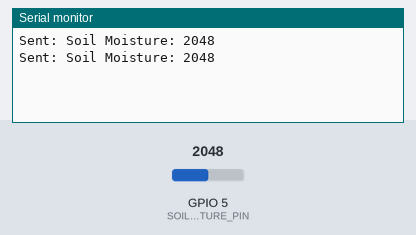
Recording of a sketch running on a simulated ESP32. On the bench: the last lines printed to the serial monitor. Inputs (shaded band) come from the test bench; at power-on: GPIO 5 (SOIL_MOISTURE_PIN) = 2048. No radio packets arrive unless stated.

Above: at 5.8 s.
5.9 s: GPIO 5 (SOIL_MOISTURE_PIN) set to 2866
At 11.5 s:
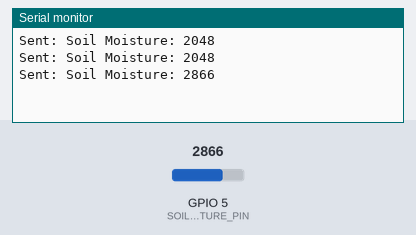
11.9 s: GPIO 5 (SOIL_MOISTURE_PIN) set to 3603
At 16.3 s:
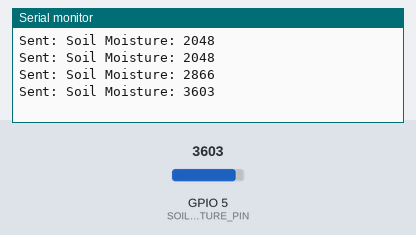
Timing chart, 0 to 17.8 s (numbered marks = the images above; inputs shaded):
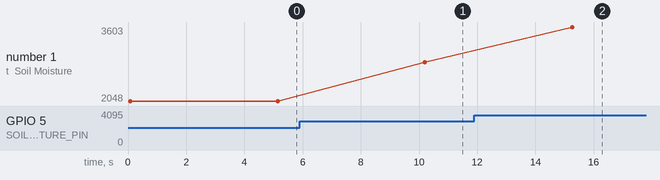

The sketch:

Soil_Moisture_Sensor_node.ino
```cpp
#include <Wire.h>
#include <LoRa.h>

#define SOIL_MOISTURE_PIN 5 // Pin connected to Soil Moisture Sensor
#define LORA_CS_PIN      18  // LoRa chip select pin
#define LORA_RST_PIN     14  // LoRa reset pin
#define LORA_IRQ_PIN     26  // LoRa interrupt pin

void setup() {
  Serial.begin(9600); // Initialize serial communication
  while (!Serial); // Wait until serial port is ready

  pinMode(SOIL_MOISTURE_PIN, INPUT); // Set Soil Moisture Sensor pin as input

  if (!LoRa.begin(433E6)) { // Initialize LoRa module at 433MHz frequency
    Serial.println("Starting LoRa failed!"); // Print error message if LoRa initialization fails
    while (1); // Halt the program
  }

  LoRa.setPins(LORA_CS_PIN, LORA_RST_PIN, LORA_IRQ_PIN); // Set LoRa pins
}

void loop() {
  int soilMoisture = analogRead(SOIL_MOISTURE_PIN); // Read soil moisture value from sensor

  String data = "Soil Moisture: " + String(soilMoisture); // Create data string containing soil moisture value
  LoRa.beginPacket(); // Start sending LoRa packet
  LoRa.print(data); // Send data via LoRa
  LoRa.endPacket(); // End LoRa packet transmission

  Serial.println("Sent: " + data); // Print sent data to serial monitor
  delay(5000); // Wait for 5 seconds before sending next data
}
```

Measured:
- after the input at 5.9 s, the serial monitor: prints a new line after 4.3 s (image 1)
- after the input at 11.9 s, the serial monitor: prints a new line after 3.4 s (image 2)
- plotted number 1: 2048 → 2866 after the input at 5.9 s, 2866 → 3603 after the input at 11.9 s
